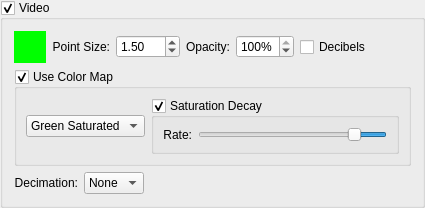
        <widget class="QGroupBox" name="videoVisible_" >
         <property name="title" >
          <string>Video</string>
         </property>
         <property name="checkable" >
          <bool>true</bool>
         </property>
         <layout class="QVBoxLayout" >
          <item>
           <layout class="QHBoxLayout" >
            <item>
             <widget class="SideCar::GUI::ColorButtonWidget" name="videoColor_" >
              <property name="sizePolicy" >
               <sizepolicy vsizetype="Fixed" hsizetype="Fixed" >
                <horstretch>0</horstretch>
                <verstretch>0</verstretch>
               </sizepolicy>
              </property>
              <property name="minimumSize" >
               <size>
                <width>32</width>
                <height>32</height>
               </size>
              </property>
              <property name="maximumSize" >
               <size>
                <width>32</width>
                <height>32</height>
               </size>
              </property>
              <property name="palette" >
               <palette>
                <active>
                 <colorrole role="WindowText" >
                  <brush brushstyle="SolidPattern" >
                   <color alpha="255" >
                    <red>0</red>
                    <green>0</green>
                    <blue>0</blue>
                   </color>
                  </brush>
                 </colorrole>
                 <colorrole role="Button" >
                  <brush brushstyle="SolidPattern" >
                   <color alpha="255" >
                    <red>0</red>
                    <green>255</green>
                    <blue>0</blue>
                   </color>
                  </brush>
                 </colorrole>
                 <colorrole role="Light" >
                  <brush brushstyle="SolidPattern" >
                   <color alpha="255" >
                    <red>127</red>
                    <green>255</green>
                    <blue>127</blue>
                   </color>
                  </brush>
                 </colorrole>
                 <colorrole role="Midlight" >
                  <brush brushstyle="SolidPattern" >
                   <color alpha="255" >
                    <red>63</red>
                    <green>255</green>
                    <blue>63</blue>
                   </color>
                  </brush>
                 </colorrole>
                 <colorrole role="Dark" >
                  <brush brushstyle="SolidPattern" >
                   <color alpha="255" >
                    <red>0</red>
                    <green>127</green>
                    <blue>0</blue>
                   </color>
                  </brush>
                 </colorrole>
                 <colorrole role="Mid" >
                  <brush brushstyle="SolidPattern" >
                   <color alpha="255" >
                    <red>0</red>
                    <green>170</green>
                    <blue>0</blue>
                   </color>
                  </brush>
                 </colorrole>
                 <colorrole role="Text" >
                  <brush brushstyle="SolidPattern" >
                   <color alpha="255" >
                    <red>0</red>
                    <green>0</green>
                    <blue>0</blue>
                   </color>
                  </brush>
                 </colorrole>
                 <colorrole role="BrightText" >
                  <brush brushstyle="SolidPattern" >
                   <color alpha="255" >
                    <red>255</red>
                    <green>255</green>
                    <blue>255</blue>
                   </color>
                  </brush>
                 </colorrole>
                 <colorrole role="ButtonText" >
                  <brush brushstyle="SolidPattern" >
                   <color alpha="255" >
                    <red>0</red>
                    <green>0</green>
                    <blue>0</blue>
                   </color>
                  </brush>
                 </colorrole>
                 <colorrole role="Base" >
                  <brush brushstyle="SolidPattern" >
                   <color alpha="255" >
                    <red>255</red>
                    <green>255</green>
                    <blue>255</blue>
                   </color>
                  </brush>
                 </colorrole>
                 <colorrole role="Window" >
                  <brush brushstyle="SolidPattern" >
                   <color alpha="255" >
                    <red>0</red>
                    <green>255</green>
                    <blue>0</blue>
                   </color>
                  </brush>
                 </colorrole>
                 <colorrole role="Shadow" >
                  <brush brushstyle="SolidPattern" >
                   <color alpha="255" >
                    <red>0</red>
                    <green>0</green>
                    <blue>0</blue>
                   </color>
                  </brush>
                 </colorrole>
                 <colorrole role="AlternateBase" >
                  <brush brushstyle="SolidPattern" >
                   <color alpha="255" >
                    <red>127</red>
                    <green>255</green>
                    <blue>127</blue>
                   </color>
                  </brush>
                 </colorrole>
                </active>
                <inactive>
                 <colorrole role="WindowText" >
                  <brush brushstyle="SolidPattern" >
                   <color alpha="255" >
                    <red>0</red>
                    <green>0</green>
                    <blue>0</blue>
                   </color>
                  </brush>
                 </colorrole>
                 <colorrole role="Button" >
                  <brush brushstyle="SolidPattern" >
                   <color alpha="255" >
                    <red>0</red>
                    <green>255</green>
                    <blue>0</blue>
                   </color>
                  </brush>
                 </colorrole>
                 <colorrole role="Light" >
                  <brush brushstyle="SolidPattern" >
                   <color alpha="255" >
                    <red>127</red>
                    <green>255</green>
                    <blue>127</blue>
                   </color>
                  </brush>
                 </colorrole>
                 <colorrole role="Midlight" >
                  <brush brushstyle="SolidPattern" >
                   <color alpha="255" >
                    <red>63</red>
                    <green>255</green>
                    <blue>63</blue>
                   </color>
                  </brush>
                 </colorrole>
                 <colorrole role="Dark" >
                  <brush brushstyle="SolidPattern" >
                   <color alpha="255" >
                    <red>0</red>
                    <green>127</green>
                    <blue>0</blue>
                   </color>
                  </brush>
                 </colorrole>
                 <colorrole role="Mid" >
                  <brush brushstyle="SolidPattern" >
                   <color alpha="255" >
                    <red>0</red>
                    <green>170</green>
                    <blue>0</blue>
                   </color>
                  </brush>
                 </colorrole>
                 <colorrole role="Text" >
                  <brush brushstyle="SolidPattern" >
                   <color alpha="255" >
                    <red>0</red>
                    <green>0</green>
                    <blue>0</blue>
                   </color>
                  </brush>
                 </colorrole>
                 <colorrole role="BrightText" >
                  <brush brushstyle="SolidPattern" >
                   <color alpha="255" >
                    <red>255</red>
                    <green>255</green>
                    <blue>255</blue>
                   </color>
                  </brush>
                 </colorrole>
                 <colorrole role="ButtonText" >
                  <brush brushstyle="SolidPattern" >
                   <color alpha="255" >
                    <red>0</red>
                    <green>0</green>
                    <blue>0</blue>
                   </color>
                  </brush>
                 </colorrole>
                 <colorrole role="Base" >
                  <brush brushstyle="SolidPattern" >
                   <color alpha="255" >
                    <red>255</red>
                    <green>255</green>
                    <blue>255</blue>
                   </color>
                  </brush>
                 </colorrole>
                 <colorrole role="Window" >
                  <brush brushstyle="SolidPattern" >
                   <color alpha="255" >
                    <red>0</red>
                    <green>255</green>
                    <blue>0</blue>
                   </color>
                  </brush>
                 </colorrole>
                 <colorrole role="Shadow" >
                  <brush brushstyle="SolidPattern" >
                   <color alpha="255" >
                    <red>0</red>
                    <green>0</green>
                    <blue>0</blue>
                   </color>
                  </brush>
                 </colorrole>
                 <colorrole role="AlternateBase" >
                  <brush brushstyle="SolidPattern" >
                   <color alpha="255" >
                    <red>127</red>
                    <green>255</green>
                    <blue>127</blue>
                   </color>
                  </brush>
                 </colorrole>
                </inactive>
                <disabled>
                 <colorrole role="WindowText" >
                  <brush brushstyle="SolidPattern" >
                   <color alpha="255" >
                    <red>0</red>
                    <green>127</green>
                    <blue>0</blue>
                   </color>
                  </brush>
                 </colorrole>
                 <colorrole role="Button" >
                  <brush brushstyle="SolidPattern" >
                   <color alpha="255" >
                    <red>0</red>
                    <green>255</green>
                    <blue>0</blue>
                   </color>
                  </brush>
                 </colorrole>
                 <colorrole role="Light" >
                  <brush brushstyle="SolidPattern" >
                   <color alpha="255" >
                    <red>127</red>
                    <green>255</green>
                    <blue>127</blue>
                   </color>
                  </brush>
                 </colorrole>
                 <colorrole role="Midlight" >
                  <brush brushstyle="SolidPattern" >
                   <color alpha="255" >
                    <red>63</red>
                    <green>255</green>
                    <blue>63</blue>
                   </color>
                  </brush>
                 </colorrole>
                 <colorrole role="Dark" >
                  <brush brushstyle="SolidPattern" >
                   <color alpha="255" >
                    <red>0</red>
                    <green>127</green>
                    <blue>0</blue>
                   </color>
                  </brush>
                 </colorrole>
                 <colorrole role="Mid" >
                  <brush brushstyle="SolidPattern" >
                   <color alpha="255" >
                    <red>0</red>
                    <green>170</green>
                    <blue>0</blue>
                   </color>
                  </brush>
                 </colorrole>
                 <colorrole role="Text" >
                  <brush brushstyle="SolidPattern" >
                   <color alpha="255" >
                    <red>0</red>
                    <green>127</green>
                    <blue>0</blue>
                   </color>
                  </brush>
                 </colorrole>
                 <colorrole role="BrightText" >
                  <brush brushstyle="SolidPattern" >
                   <color alpha="255" >
                    <red>255</red>
                    <green>255</green>
                    <blue>255</blue>
                   </color>
                  </brush>
                 </colorrole>
                 <colorrole role="ButtonText" >
                  <brush brushstyle="SolidPattern" >
                   <color alpha="255" >
                    <red>0</red>
                    <green>127</green>
                    <blue>0</blue>
                   </color>
                  </brush>
                 </colorrole>
                 <colorrole role="Base" >
                  <brush brushstyle="SolidPattern" >
                   <color alpha="255" >
                    <red>0</red>
                    <green>255</green>
                    <blue>0</blue>
                   </color>
                  </brush>
                 </colorrole>
                 <colorrole role="Window" >
                  <brush brushstyle="SolidPattern" >
                   <color alpha="255" >
                    <red>0</red>
                    <green>255</green>
                    <blue>0</blue>
                   </color>
                  </brush>
                 </colorrole>
                 <colorrole role="Shadow" >
                  <brush brushstyle="SolidPattern" >
                   <color alpha="255" >
                    <red>0</red>
                    <green>0</green>
                    <blue>0</blue>
                   </color>
                  </brush>
                 </colorrole>
                 <colorrole role="AlternateBase" >
                  <brush brushstyle="SolidPattern" >
                   <color alpha="255" >
                    <red>0</red>
                    <green>255</green>
                    <blue>0</blue>
                   </color>
                  </brush>
                 </colorrole>
                </disabled>
               </palette>
              </property>
              <property name="autoFillBackground" >
               <bool>true</bool>
              </property>
              <property name="autoDefault" >
               <bool>false</bool>
              </property>
              <property name="flat" >
               <bool>true</bool>
              </property>
             </widget>
            </item>
            <item>
             <widget class="QLabel" name="label_12" >
              <property name="text" >
               <string>Point Size:</string>
              </property>
              <property name="alignment" >
               <set>Qt::AlignRight|Qt::AlignTrailing|Qt::AlignVCenter</set>
              </property>
             </widget>
            </item>
            <item>
             <widget class="QDoubleSpinBox" name="videoPointSize_" >
              <property name="keyboardTracking" >
               <bool>false</bool>
              </property>
              <property name="minimum" >
               <double>0.100000000000000</double>
              </property>
              <property name="maximum" >
               <double>100.000000000000000</double>
              </property>
              <property name="singleStep" >
               <double>0.100000000000000</double>
              </property>
              <property name="value" >
               <double>1.500000000000000</double>
              </property>
             </widget>
            </item>
            <item>
             <widget class="QLabel" name="label_47" >
              <property name="text" >
               <string>Opacity:</string>
              </property>
              <property name="alignment" >
               <set>Qt::AlignRight|Qt::AlignTrailing|Qt::AlignVCenter</set>
              </property>
             </widget>
            </item>
            <item>
             <widget class="QSpinBox" name="videoOpacity_" >
              <property name="keyboardTracking" >
               <bool>false</bool>
              </property>
              <property name="suffix" >
               <string>%</string>
              </property>
              <property name="maximum" >
               <number>100</number>
              </property>
              <property name="singleStep" >
               <number>5</number>
              </property>
              <property name="value" >
               <number>100</number>
              </property>
             </widget>
            </item>
            <item>
             <widget class="QCheckBox" name="videoShowDecibels_" >
              <property name="toolTip" >
               <string>Enable to display in decibels</string>
              </property>
              <property name="text" >
               <string>Decibels</string>
              </property>
             </widget>
            </item>
            <item>
             <spacer>
              <property name="orientation" >
               <enum>Qt::Horizontal</enum>
              </property>
              <property name="sizeHint" stdset="0" >
               <size>
                <width>40</width>
                <height>20</height>
               </size>
              </property>
             </spacer>
            </item>
           </layout>
          </item>
          <item>
           <widget class="QGroupBox" name="videoColorMapEnabled_" >
            <property name="title" >
             <string>Use Color Map</string>
            </property>
            <property name="checkable" >
             <bool>true</bool>
            </property>
            <layout class="QHBoxLayout" >
             <item>
              <widget class="QComboBox" name="videoColorMap_" >
               <property name="toolTip" >
                <string>Available false-color maps</string>
               </property>
               <property name="currentIndex" >
                <number>5</number>
               </property>
               <property name="sizeAdjustPolicy" >
                <enum>QComboBox::AdjustToContentsOnFirstShow</enum>
               </property>
               <item>
                <property name="text" >
                 <string>Blue Saturated</string>
                </property>
               </item>
               <item>
                <property name="text" >
                 <string>Bone</string>
                </property>
               </item>
               <item>
                <property name="text" >
                 <string>Cool</string>
                </property>
               </item>
               <item>
                <property name="text" >
                 <string>Copper</string>
                </property>
               </item>
               <item>
                <property name="text" >
                 <string>Gray</string>
                </property>
               </item>
               <item>
                <property name="text" >
                 <string>Green Saturated</string>
                </property>
               </item>
               <item>
                <property name="text" >
                 <string>Hot</string>
                </property>
               </item>
               <item>
                <property name="text" >
                 <string>HSV</string>
                </property>
               </item>
               <item>
                <property name="text" >
                 <string>Jet</string>
                </property>
               </item>
               <item>
                <property name="text" >
                 <string>Pink</string>
                </property>
               </item>
               <item>
                <property name="text" >
                 <string>Red Saturated</string>
                </property>
               </item>
              </widget>
             </item>
             <item>
              <widget class="QGroupBox" name="videoDesaturateEnabled_" >
               <property name="title" >
                <string>Saturation Decay</string>
               </property>
               <property name="checkable" >
                <bool>true</bool>
               </property>
               <layout class="QHBoxLayout" >
                <item>
                 <widget class="QLabel" name="label_44" >
                  <property name="text" >
                   <string>Rate:</string>
                  </property>
                  <property name="alignment" >
                   <set>Qt::AlignRight|Qt::AlignTrailing|Qt::AlignVCenter</set>
                  </property>
                 </widget>
                </item>
                <item>
                 <widget class="QSlider" name="videoDesaturateRate_" >
                  <property name="sizePolicy" >
                   <sizepolicy vsizetype="Fixed" hsizetype="Expanding" >
                    <horstretch>2</horstretch>
                    <verstretch>0</verstretch>
                   </sizepolicy>
                  </property>
                  <property name="minimum" >
                   <number>1</number>
                  </property>
                  <property name="maximum" >
                   <number>99</number>
                  </property>
                  <property name="value" >
                   <number>15</number>
                  </property>
                  <property name="sliderPosition" >
                   <number>15</number>
                  </property>
                  <property name="tracking" >
                   <bool>false</bool>
                  </property>
                  <property name="orientation" >
                   <enum>Qt::Horizontal</enum>
                  </property>
                  <property name="invertedAppearance" >
                   <bool>true</bool>
                  </property>
                 </widget>
                </item>
               </layout>
              </widget>
             </item>
            </layout>
           </widget>
          </item>
          <item>
           <layout class="QHBoxLayout" >
            <item>
             <widget class="QLabel" name="label_28" >
              <property name="text" >
               <string>Decimation:</string>
              </property>
              <property name="alignment" >
               <set>Qt::AlignRight|Qt::AlignTrailing|Qt::AlignVCenter</set>
              </property>
             </widget>
            </item>
            <item>
             <widget class="QComboBox" name="videoDecimation_" >
              <property name="currentIndex" >
               <number>0</number>
              </property>
              <item>
               <property name="text" >
                <string>None</string>
               </property>
              </item>
              <item>
               <property name="text" >
                <string>x2</string>
               </property>
              </item>
              <item>
               <property name="text" >
                <string>x3</string>
               </property>
              </item>
              <item>
               <property name="text" >
                <string>x4</string>
               </property>
              </item>
              <item>
               <property name="text" >
                <string>x5</string>
               </property>
              </item>
              <item>
               <property name="text" >
                <string>x6</string>
               </property>
              </item>
              <item>
               <property name="text" >
                <string>x7</string>
               </property>
              </item>
              <item>
               <property name="text" >
                <string>x8</string>
               </property>
              </item>
             </widget>
            </item>
            <item>
             <spacer>
              <property name="orientation" >
               <enum>Qt::Horizontal</enum>
              </property>
              <property name="sizeHint" stdset="0" >
               <size>
                <width>40</width>
                <height>20</height>
               </size>
              </property>
             </spacer>
            </item>
           </layout>
          </item>
         </layout>
        </widget>
